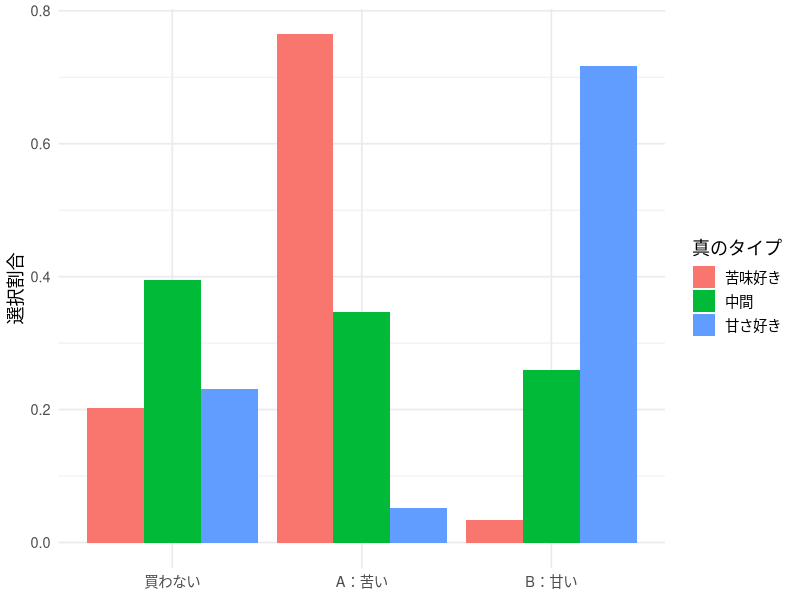
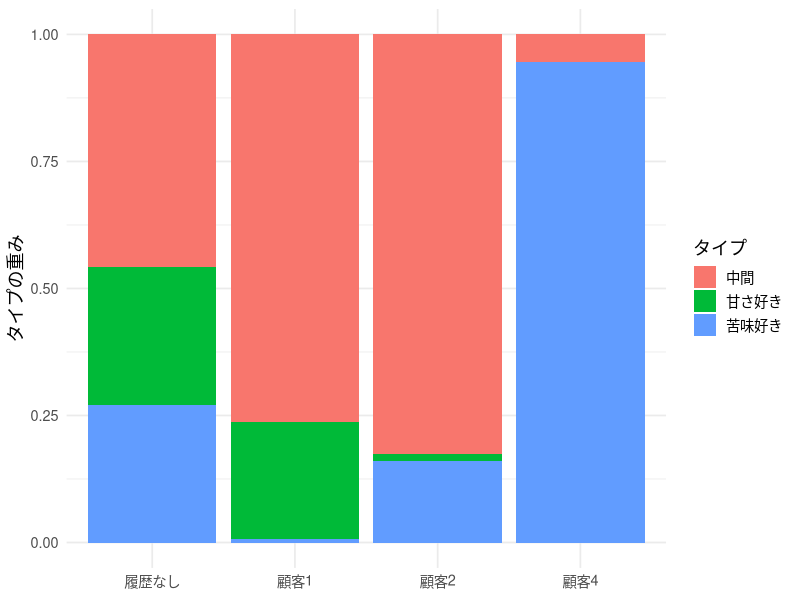
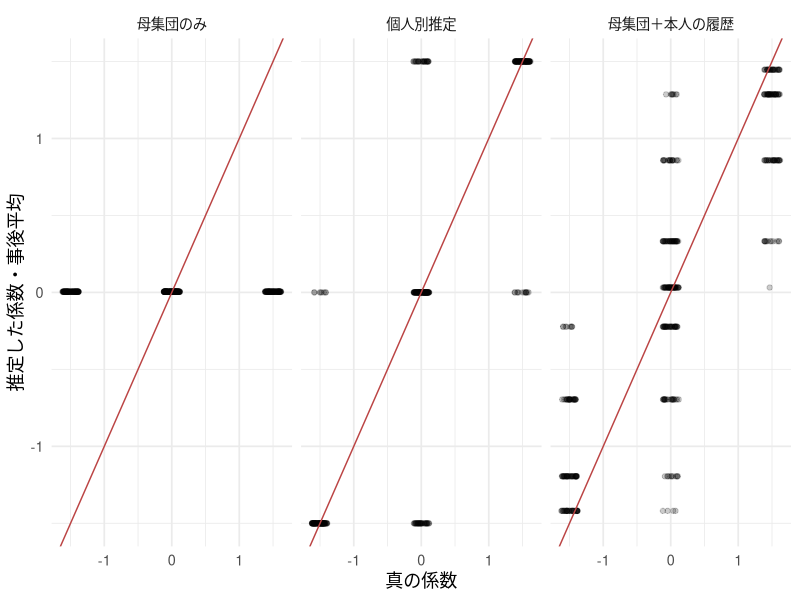
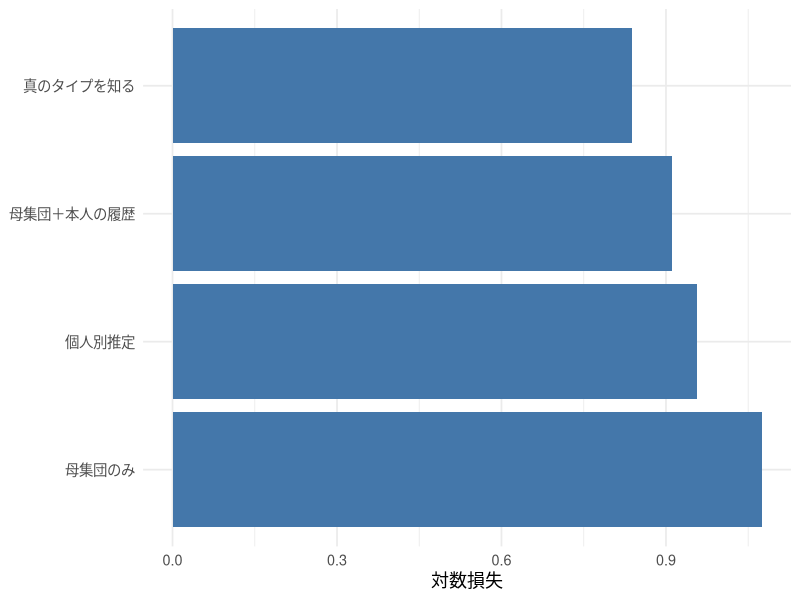
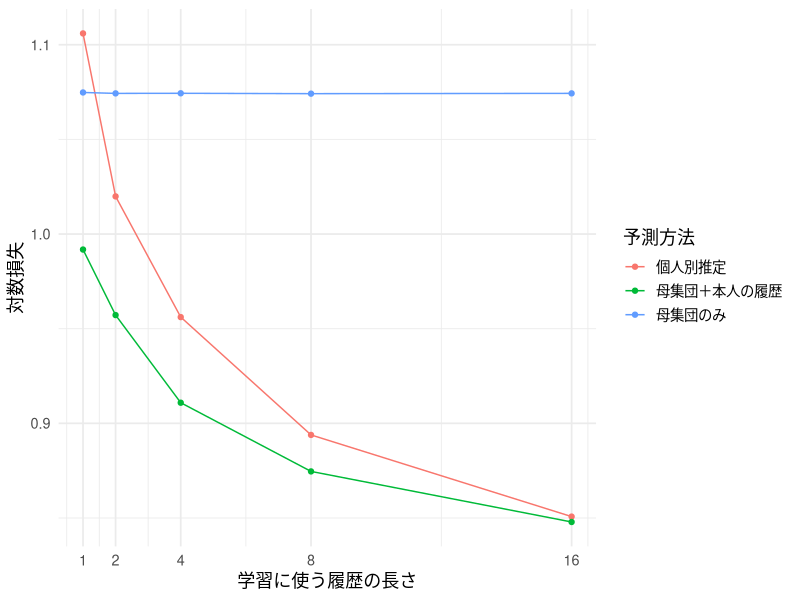
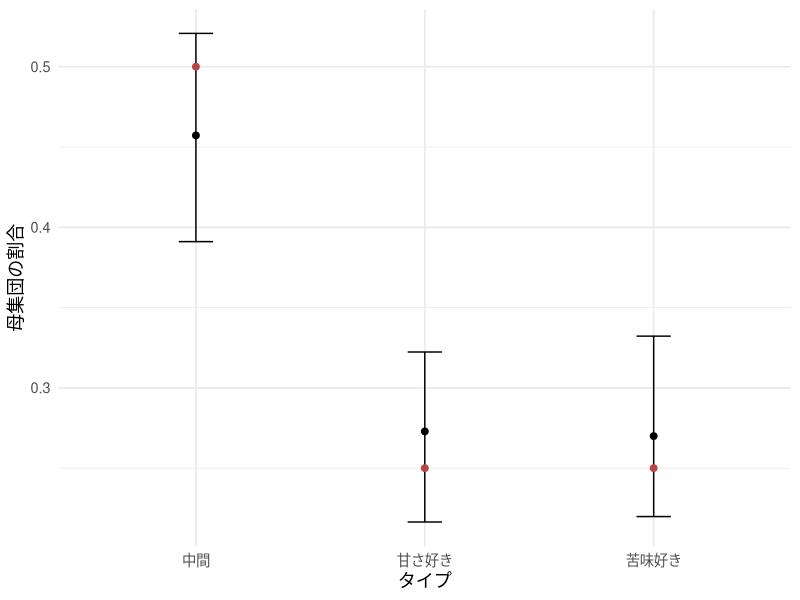

Here is the R script that generated these plots, in order:
## ---- chunk 1
#| include: false
library(ggplot2)
library(dplyr)
library(knitr)

set.seed(202606)

theme_lecture <- function() {
  fam <- if (Sys.info()[["sysname"]] == "Darwin") "Hiragino Sans" else ""
  theme_minimal(base_size = 13, base_family = fam)
}
theme_set(theme_lecture())
knitr::opts_chunk$set(fig.align = "center", dpi = 144)
options(scipen = 8)
## ---- chunk 2
theta_grid <- c(-1.5, 0, 1.5)
pi_true <- c(.25, .5, .25)
N <- 400
T_total <- 36
type_true <- sample(1:3, N, replace = TRUE, prob = pi_true)
## ---- chunk 3
prices <- data.frame(
  occasion = seq_len(T_total),
  pA = runif(T_total, 1, 2.5),
  pB = runif(T_total, 1, 2.5)
)
head(prices)
## ---- chunk 4
choice_prob <- function(theta, pA, pB, beta0 = 1.5, alpha = 1) {
  va <- beta0 - theta - alpha * pA
  vb <- beta0 + theta - alpha * pB
  mx <- pmax(0, va, vb)
  ev <- cbind(exp(-mx), exp(va - mx), exp(vb - mx))
  ev / rowSums(ev)  # 列はoutside、A、B
}
## ---- chunk 5
id <- rep(seq_len(N), each = T_total)
occasion <- rep(seq_len(T_total), times = N)
pA <- prices$pA[occasion]
pB <- prices$pB[occasion]
prob <- choice_prob(theta_grid[type_true[id]], pA, pB)
head(prob)
## ---- chunk 6
u <- runif(N * T_total)
y <- as.integer(u > prob[, 1]) + as.integer(u > prob[, 1] + prob[, 2])
panel <- data.frame(id, occasion, pA, pB, y)
head(panel)
## ---- chunk 7
T_train <- 16
T_test <- T_total - T_train
train_all <- subset(panel, occasion <= T_train)
test <- subset(panel, occasion > T_train)
## ---- chunk 8
h <- 4
train <- subset(train_all, occasion <= h)
## ---- chunk 9
#| fig-cap: "真のタイプごとの選択割合。分母は各タイプの人数×16機会。"
choice_summary <- train_all |>
  mutate(type = factor(type_true[id], labels = c("苦味好き", "中間", "甘さ好き")),
         product = factor(y, 0:2, c("買わない", "A：苦い", "B：甘い"))) |>
  count(type, product) |>
  group_by(type) |>
  mutate(share = n / sum(n))
ggplot(choice_summary, aes(product, share, fill = type)) +
  geom_col(position = "dodge") +
  labs(x = NULL, y = "選択割合", fill = "真のタイプ")
## ---- chunk 10
panel_loglik <- function(dat, grid = theta_grid) {
  sapply(grid, function(th) {
    pr <- choice_prob(th, dat$pA, dat$pB)
    drop(rowsum(log(pr[cbind(seq_len(nrow(dat)), dat$y + 1)]), dat$id))
  })
}
ell <- panel_loglik(train)
## ---- chunk 11
fit_mixture <- function(ell) {
  softmax <- function(a) {
    z <- c(a, 0); z <- exp(z - max(z)); z / sum(z)
  }
  rowmax <- apply(ell, 1, max)
  e <- exp(ell - rowmax)
  loss <- function(a) -sum(rowmax + log(drop(e %*% softmax(a))))
  op <- optim(c(0, 0), loss, method = "BFGS")
  if (op$convergence != 0) stop("タイプ割合の推定が収束しなかった")
  pi <- softmax(op$par)
  ww <- sweep(e, 2, pi, "*")
  ww <- ww / rowSums(ww)
  list(pi = pi, weights = ww, Q = op$value)
}
fit <- fit_mixture(ell)
knitr::kable(data.frame(type = c("苦味好き", "中間", "甘さ好き"),
  truth = pi_true, estimate = fit$pi), digits = 3,
  col.names = c("タイプ", "真の割合", "推定した割合"))
## ---- chunk 12
#| fig-cap: "同じ市場でも、本人の4回の履歴によってタイプの重みが変わる。"
show_ids <- c(which(type_true == 1)[1], which(type_true == 2)[1],
              which(type_true == 3)[1])
w_show <- rbind(fit$pi, fit$weights[show_ids, ])
weights_plot <- data.frame(
  customer = rep(c("履歴なし", paste0("顧客", show_ids)), each = 3),
  type = rep(c("苦味好き", "中間", "甘さ好き"), 4),
  weight = as.vector(t(w_show)))
ggplot(weights_plot, aes(customer, weight, fill = type)) +
  geom_col() + labs(x = NULL, y = "タイプの重み", fill = "タイプ")
## ---- chunk 13
no_pool <- function(dat, grid = theta_grid) {
  ell_i <- panel_loglik(dat, grid)
  best_k <- max.col(ell_i, ties.method = "first")
  grid[best_k]
}
th_np <- no_pool(train)
## ---- chunk 14
th_pop <- rep(sum(fit$pi * theta_grid), N)
th_cond <- drop(fit$weights %*% theta_grid)
knitr::kable(data.frame(
  method = c("母集団のみ", "個人別推定", "母集団＋本人の履歴（事後平均）"),
  rmse = c(sqrt(mean((th_pop - theta_grid[type_true])^2)),
           sqrt(mean((th_np - theta_grid[type_true])^2)),
           sqrt(mean((th_cond - theta_grid[type_true])^2)))), digits = 3,
  col.names = c("方法", "好みのRMSE"))
## ---- chunk 15
k_np <- match(th_np, theta_grid)
k_map <- max.col(fit$weights, ties.method = "first")
knitr::kable(data.frame(
  method = c("個人別最尤（本人の尤度のみ）", "事後最頻値（母集団割合×本人の尤度）"),
  error_rate = c(mean(k_np != type_true), mean(k_map != type_true))),
  digits = 3, col.names = c("タイプを一つ答える方法", "タイプの誤分類率"))
## ---- chunk 16
#| fig-cap: "同じ3タイプのモデルで好みの要約を比較する。点の横ずれは重なりを見やすくするため。"
estimates <- data.frame(truth = rep(theta_grid[type_true], 3),
  estimate = c(th_pop, th_np, th_cond),
  method = factor(rep(c("母集団のみ", "個人別推定", "母集団＋本人の履歴"), each = N),
                  levels = c("母集団のみ", "個人別推定", "母集団＋本人の履歴")))
ggplot(estimates, aes(truth, estimate)) +
  geom_jitter(width = .12, height = 0, alpha = .2) +
  geom_abline(slope = 1, intercept = 0, color = "#bb4444") +
  facet_wrap(~ method) + labs(x = "真の係数", y = "推定した係数・事後平均")
## ---- chunk 17
predict_mix <- function(dat, weights, grid = theta_grid) {
  out <- matrix(0, nrow(dat), 3)
  for (k in seq_along(grid)) {
    out <- out + weights[dat$id, k] * choice_prob(grid[k], dat$pA, dat$pB)
  }
  out
}
score_prob <- function(prob, dat) {
  loss <- -log(pmax(prob[cbind(seq_len(nrow(dat)), dat$y + 1)], 1e-12))
  drop(rowsum(loss, dat$id)) / as.numeric(table(dat$id))
}
pr_pop <- predict_mix(test, matrix(fit$pi, N, 3, byrow = TRUE))
pr_cond <- predict_mix(test, fit$weights)
pr_np <- choice_prob(th_np[test$id], test$pA, test$pB)
pr_oracle <- choice_prob(theta_grid[type_true[test$id]], test$pA, test$pB)
loss <- data.frame(population = score_prob(pr_pop, test),
  individual = score_prob(pr_np, test), conditional = score_prob(pr_cond, test),
  oracle = score_prob(pr_oracle, test))
score_table <- data.frame(method = c("母集団のみ", "個人別推定", "母集団＋本人の履歴", "真のタイプを知る"),
                          log_loss = colMeans(loss))
knitr::kable(score_table, digits = 3, row.names = FALSE,
             col.names = c("予測方法", "評価用データの対数損失"))
## ---- chunk 18
#| fig-cap: "推定に使っていない20機会で比較する。小さい方がよい。"
ggplot(score_table, aes(reorder(method, -log_loss), log_loss)) +
  geom_col(fill = "#4477aa") + coord_flip() +
  labs(x = NULL, y = "対数損失")
## ---- chunk 19
#| fig-cap: "履歴の長さと予測精度。短い履歴では集団の情報が特に重要になる。"
learning_curve <- do.call(rbind, lapply(c(1, 2, 4, 8, 16), function(h) {
  d <- subset(train_all, occasion <= h)
  f <- fit_mixture(panel_loglik(d)); np <- no_pool(d)
  data.frame(history = h,
    method = c("母集団のみ", "個人別推定", "母集団＋本人の履歴"),
    loss = c(mean(score_prob(predict_mix(test, matrix(f$pi, N, 3, byrow = TRUE)), test)),
             mean(score_prob(choice_prob(np[test$id], test$pA, test$pB), test)),
             mean(score_prob(predict_mix(test, f$weights), test))))
}))
ggplot(learning_curve, aes(history, loss, color = method)) +
  geom_line() + geom_point() + scale_x_continuous(breaks = c(1, 2, 4, 8, 16)) +
  labs(x = "学習に使う履歴の長さ", y = "対数損失", color = "予測方法")
## ---- chunk 20
#| fig-cap: "顧客単位のブートストラップによるタイプ割合の95%区間。赤点が真値。"
set.seed(2026061)
B <- 80
pi_boot <- t(replicate(B,
  fit_mixture(ell[sample.int(N, N, replace = TRUE), , drop = FALSE])$pi))
intervals <- data.frame(type = c("苦味好き", "中間", "甘さ好き"),
  estimate = fit$pi, se = apply(pi_boot, 2, sd), truth = pi_true,
  lower = apply(pi_boot, 2, quantile, .025),
  upper = apply(pi_boot, 2, quantile, .975))
knitr::kable(intervals, digits = 3)
ggplot(intervals, aes(type, estimate)) +
  geom_point(size = 2) + geom_errorbar(aes(ymin = lower, ymax = upper), width = .15) +
  geom_point(aes(y = truth), color = "#bb4444", size = 2) +
  labs(x = "タイプ", y = "母集団の割合")
